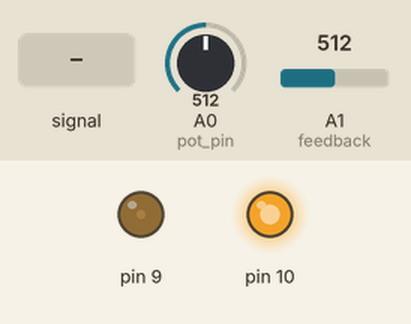
The sketch below on a simulated Arduino Uno, built with avr-gcc and run on an emulated ATmega328P. On the bench: output pins drawn as LEDs (lit = HIGH). Inputs (shaded band) come from the test bench; at power-on: A0 (pot_pin) = 512, A1 (feedback) = 512.

Above: at 1.2 s.
1.3 s: A1 (feedback) fed a 1000 Hz sine of ±255 counts around its level
At 1.45 s:
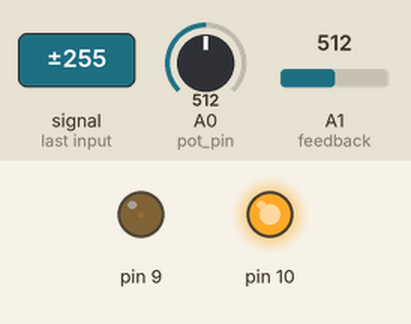
4.3 s: A0 (pot_pin) set to 716
At 6.2 s:
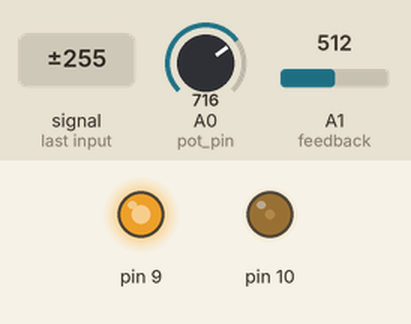
6.8 s: A0 (pot_pin) set to 306
At 7.26 s:
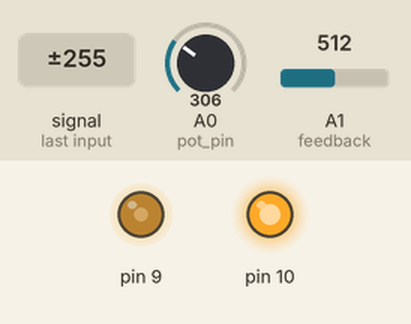
9.8 s: A1 (feedback) set to 0
Timing chart, 0 to 12.8 s (numbered marks = the images above; inputs shaded):
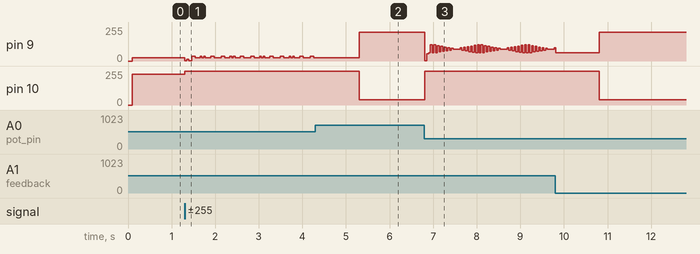

The sketch:

Arduino_TR_-Sabit-Frekansli-Ayarlanabilir-Duty-Cycle-PWM.ino
```cpp
//MK-TR


const int pot_pin = A0;           //potansiyometreden okunan degerin pini
const int feedback = A1;          //cikistaki feedback'in 1/10 miktarindaki degeri
int vout = 0;                     //vout'u tanimladik
int vpot = 0;                     //vpot degerini tanimladik
int duty = 1;                     //duty'i tanimladik
int i=1;                          //i yumusak baslama icin
int down=0;                       //valley current engellemek icin
int memory=0;                     //duty'i hafizada tutmak icin

void setup() {
  cli();                          // stop interrupts----- interrupt'lari durdurduk
  TCCR1A = 0xA2;                  //registerleri belirledik--A2 olursa duz--F2 olursa tersleyen
  TCCR1B = 0x19;                  //registerleri belirledik
  TIMSK1 = 0x01 ;                 // overflow interrupt
  ICR1  = 249 ;                   // 31.25us cycle time, 32kHz PWM but 64kHz drive pulses (differential)----- frekansi ayarladik---Formul: 16000000 / (2 * ICR1)
  OCR1A = 1 ;                     // example U drive--Doluluk orani(duty)
  OCR1B = 248 ;                   //Bosluk orani (1-duty)
  GTCCR = 0x83 ;                  // clear and halt prescalers
  TCNT1 = 0xFFFF ;                // synchronize counters exactly.
  GTCCR = 0x00 ;                  // allow prescalers to fly
  sei();                          // allow interrupts-----interrut'lari tekrardan baslattik
  pinMode(pot_pin, INPUT);
  pinMode(feedback, INPUT);
  pinMode(9, OUTPUT);
  pinMode(10, OUTPUT);
  Serial.begin(9600);

}

ISR(TIMER1_OVF_vect){           //Bu kisimdan sonrasini kendi kodunuza gore duzenleyebilirsiniz.

 OCR1A=duty;                    //dutyi buradan ayarla bu kismi silebiliriz ama Silindiginde valley current'i kontrol etmemiz mumkun degil
 OCR1B=249-duty;

    if(vout>vpot){              //valley current engellemek icin
      down=down+1;
      if(down==20){
        downduty();
      }
    }
}


void loop(){

    oku();                        //potansiyometreden istenen gerilim ve cikistan alinan gerilimi okutuyoruz

    while(i==1){                  //Yumusak baslangic

      for(i=1;i<25;i++){
        duty=duty+1;
        delay(4);
      }
    }

    oku();

    if(vout<vpot){              //istenen gerilim cikis geriliminden buyuk ise calistirir--YUKSELTME

      while(vout<vpot){           //cikis pot geriliminden dusuk oldugunda duty'i yukseltmesi daha sonra tekrardan okumasini istiyoruz.

        duty=duty+1;
        dutybelirleme();
        delay(4+duty/100);
        oku();

      }
    }

    if(vout > vpot){         //istenen gerilim cikis geriliminden kucuk ise calisir--DUSURME

      if(vout>vpot+200){
         memory=duty;
         duty=0;
         OCR1A=duty;                    //dutyi buradan ayarla bu kismi silebiliriz.
         OCR1B=249-duty;
         delayMicroseconds(100);
         duty=memory-round((vout-vpot)/2);
      }
      oku();
      while(vout>vpot){           //cikis pot geriliminden yuksek oldugunda duty'i dusurmesi daha sonra tekrardan okumasini istiyoruz.


        duty=duty-2;
        dutybelirleme();
        delay(4+duty/100);
        oku();

      }

    }

    delay(1);                      //araya kucuk delay koyduk.

}

void dutybelirleme(){

    if(duty>210){
      duty=210;                     //duty'i sinirlandirdik.
    }
    else if(duty<1){
      duty=1;                      //duty'i sinirlandirdik.
    }
}

void oku(){

    vpot = analogRead(pot_pin);     //pottan okunan degeri vpot'a atadik

    vout = analogRead(feedback);   //cikistan okunan degeri vout'a atadik

    if(vpot>780){                   //pot degeri 4V'dan(cikistan alinan deger icin 40V'a tekabul ediyor) buyuk oldugunda 40V'a cekiyor.
      vpot=780;
    }

}


void downduty(){                 //Valley Current engellemek icin duty'i dusurup arttiriyoruz.

  memory=duty;
  duty=1;
  OCR1A=duty;                    //dutyi buradan ayarla bu kismi silebiliriz.
  OCR1B=249-duty;
  delayMicroseconds(100);
  duty=memory;
  down=0;

}
```

Measured:
- after the input at 1.3 s, pin 10: 229/255 → 254/255 at once
- after the input at 4.3 s, pin 10: 254/255 → 40/255 after 1.0 s
- after the input at 6.8 s, pin 10: 40/255 → 254/255 at once
